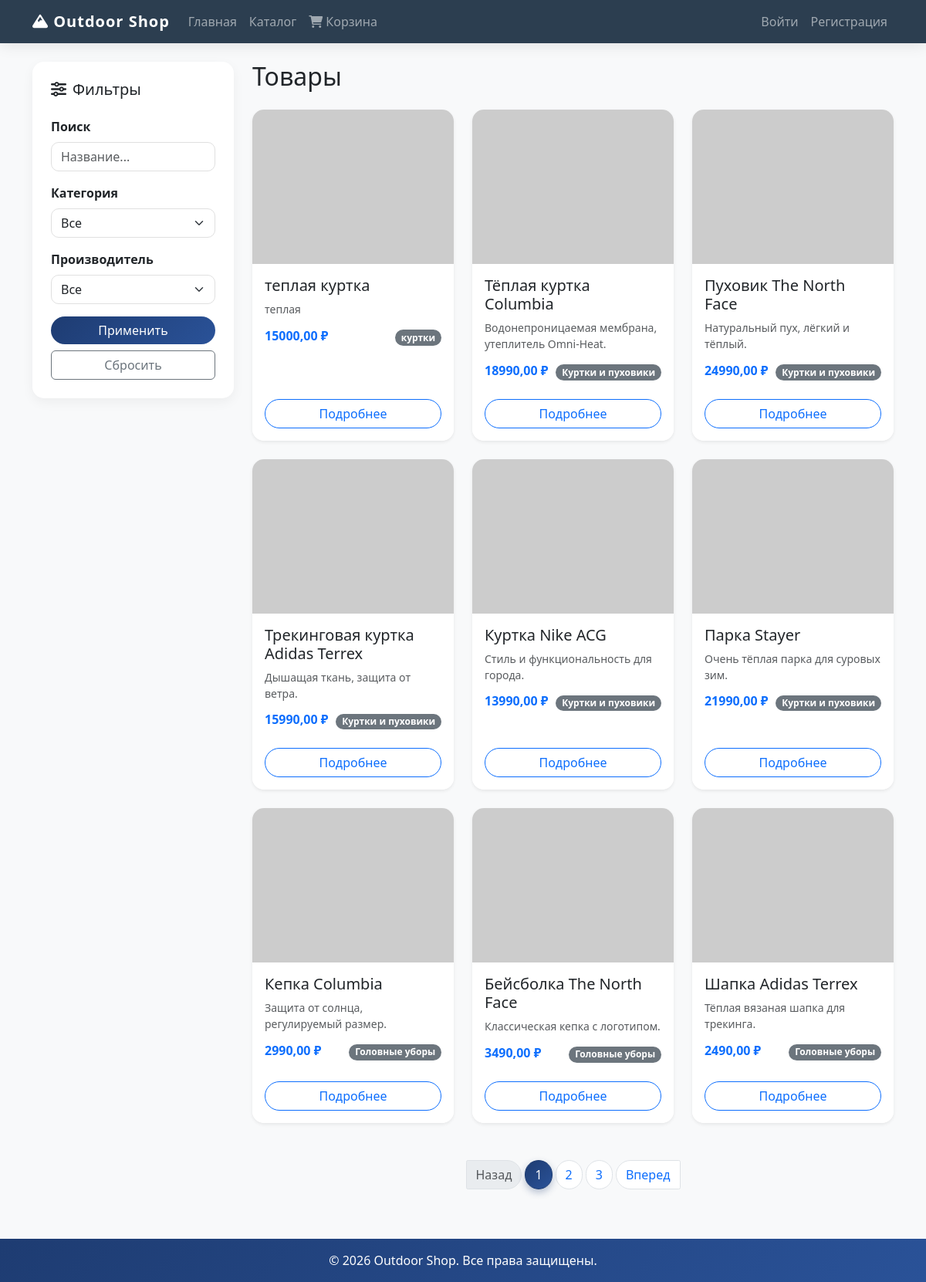
Page /catalog/ on the committed database.
### shop/models.py (models this page shows, shortened)
class Product(models.Model):
    name = models.CharField(max_length=200, verbose_name="Название товара")
    description = models.TextField(verbose_name="Описание")
    product_image = models.ImageField(upload_to='products/', blank=True, null=True, verbose_name="Фото товара")
    price = models.DecimalField(max_digits=10, decimal_places=2, validators=[MinValueValidator(0)], verbose_name="Цена")
    stock = models.IntegerField(validators=[MinValueValidator(0)], verbose_name="Количество на складе")
    category = models.ForeignKey(Category, on_delete=models.CASCADE, related_name='products', verbose_name="Категория")
    manufacturer = models.ForeignKey(Manufacturer, on_delete=models.CASCADE, related_name='products', verbose_name="Производитель")
    class Meta: verbose_name_plural = "Товары"

class Category(models.Model):
    name = models.CharField(max_length=100, verbose_name="Название")
    description = models.TextField(blank=True, verbose_name="Описание")
    class Meta: verbose_name_plural = "Категории"

### shop/views.py (the view)
# urls.py: path('catalog/', views.product_list, name='product_list'),
def product_list(request):
    products = Product.objects.all()
    category_id = request.GET.get('category')
    if category_id: products = products.filter(category_id=category_id)
    manufacturer_id = request.GET.get('manufacturer')
    if manufacturer_id: products = products.filter(manufacturer_id=manufacturer_id)
    search_query = request.GET.get('q')
    if search_query: products = products.filter(Q(name__icontains=search_query) | Q(description__icontains=search_query))
    from django.core.paginator import Paginator
    paginator = Paginator(products, 9)
    page_number = request.GET.get('page')
    page_obj = paginator.get_page(page_number)
    return render(request, 'shop/catalog.html', {
        'page_obj': page_obj,
        'categories': Category.objects.all(),
        'manufacturers': Manufacturer.objects.all(),
    })

### shop/templates/shop/catalog.html (shortened to what this page needs)
{% extends 'base.html' %}
{% block content %}
    <div class="row">
        <div class="col-md-3">
            <div class="filter-sidebar p-4">
                <h5 class="card-title mb-4"><i class="fas fa-sliders-h me-2"></i>Фильтры</h5>
                <form method="get">
                    <div class="mb-3">
                        <label for="search" class="form-label fw-bold">Поиск</label>
                        <input type="text" name="q" id="search" class="form-control" placeholder="Название..." value="{{ request.GET.q }}">
                    </div>
                    <div class="mb-3">
                        <label for="category" class="form-label fw-bold">Категория</label>
                        <select name="category" id="category" class="form-select">
                            <option value="">Все</option>
                        </select>
                    </div>
                    <div class="mb-3">
                        <label for="manufacturer" class="form-label fw-bold">Производитель</label>
                        <select name="manufacturer" id="manufacturer" class="form-select">
                            <option value="">Все</option>
                        </select>
                    </div>
                    <button type="submit" class="btn btn-primary w-100">Применить</button>
                    <a href="{% url 'product_list' %}" class="btn btn-outline-secondary w-100 mt-2">Сбросить</a>
                </form>
            </div>
        </div>
        <div class="col-md-9">
            <h2 class="mb-4 animate-on-scroll">Товары</h2>
            <div class="row row-cols-1 row-cols-sm-2 row-cols-lg-3 g-4">
                {% for product in page_obj %}
                <div class="col animate-on-scroll delay-{{ forloop.counter|add:5 }}">
                    <div class="card h-100 shadow-sm">
                        {% if product.product_image %}
                            <img src="{{ product.product_image.url }}" class="card-img-top" alt="{{ product.name }}" style="height: 200px; object-fit: cover;">
                        {% else %}
                            <img src="https://via.placeholder.com/300x200?text=No+Image" class="card-img-top" alt="No image" style="height: 200px; object-fit: cover;">
                        {% endif %}
                        <div class="card-body">
                            <h5 class="card-title">{{ product.name }}</h5>
                            <p class="card-text text-muted small">{{ product.description|truncatechars:50 }}</p>
                            <div class="d-flex justify-content-between align-items-center">
                                <h6 class="card-subtitle mb-0 text-primary fw-bold">{{ product.price }} ₽</h6>
                                <span class="badge bg-secondary rounded-pill">{{ product.category.name }}</span>
                            </div>
                        </div>
                        <div class="card-footer bg-white border-0 pb-3">
                            <a href="{% url 'product_detail' product.id %}" class="btn btn-outline-primary w-100">Подробнее</a>
                        </div>
                    </div>
                </div>
                {% endfor %}
            </div>
            {% if page_obj.has_other_pages %}
            <nav aria-label="Page navigation" class="mt-5 animate-on-scroll">
                <ul class="pagination justify-content-center">
                    {% if page_obj.has_previous %}
                        <li class="page-item"><a class="page-link" href="?page={{ page_obj.previous_page_number }}&{{ request.GET.urlencode }}">Назад</a></li>
                    {% else %}
                        <li class="page-item disabled"><span class="page-link">Назад</span></li>
                    {% endif %}
                    {% for num in page_obj.paginator.page_range %}
                        {% if page_obj.number == num %}
                            <li class="page-item active"><span class="page-link">{{ num }}</span></li>
                        {% elif num > page_obj.number|add:'-3' and num < page_obj.number|add:'3' %}
                            <li class="page-item"><a class="page-link" href="?page={{ num }}&{{ request.GET.urlencode }}">{{ num }}</a></li>
                        {% endif %}
                    {% endfor %}
                    {% if page_obj.has_next %}
                        <li class="page-item"><a class="page-link" href="?page={{ page_obj.next_page_number }}&{{ request.GET.urlencode }}">Вперед</a></li>
                    {% else %}
                        <li class="page-item disabled"><span class="page-link">Вперед</span></li>
                    {% endif %}
                </ul>
            </nav>
            {% endif %}
        </div>
    </div>
{% endblock %}

### shop/static/css/style.css (style rules this page uses)
body { background-color: #f8f9fa; font-family: 'Segoe UI', Tahoma, Geneva, Verdana, sans-serif; overflow-x: hidden; }
.animate-on-scroll { opacity: 0; animation: fadeInUp 0.8s ease-out forwards; }
.delay-6 { animation-delay: 0.6s; }
.card { transition: all 0.4s cubic-bezier(0.175, 0.885, 0.32, 1.275); border: none; border-radius: 15px; overflow: hidden; background: white; }
.card-img-top { transition: transform 0.6s ease; }
.card-footer { background: transparent; border-top: 1px solid #f0f0f0; }
.btn-outline-primary { transition: all 0.3s ease; border-radius: 50px; }
.filter-sidebar { background: white; border-radius: 15px; box-shadow: 0 5px 15px rgba(0,0,0,0.05); position: sticky; top: 20px; }
.pagination .page-link { border-radius: 50px; margin: 0 5px; transition: all 0.3s ease; }
.pagination .page-item.active .page-link { background: linear-gradient(135deg, #1e3c72, #2a5298); border-color: #1e3c72; box-shadow: 0 4px 10px rgba(30, 60, 114, 0.3); }
.form-control, .form-select { border-radius: 10px; border: 1px solid #e0e0e0; transition: all 0.3s ease; }
.btn-primary { background: linear-gradient(135deg, #1e3c72, #2a5298); border: none; border-radius: 50px; transition: all 0.3s ease; }

### rows in the picture
Product: name "теплая куртка", description "теплая", price "15000,00", category.name "куртки"
Product: name "Тёплая куртка Columbia", description "Водонепроницаемая мембрана, утеплитель Omni-Heat.", price "18990,00", category.name "Куртки и пуховики"
Product: name "Пуховик The North Face", description "Натуральный пух, лёгкий и тёплый.", price "24990,00", category.name "Куртки и пуховики"
Product: name "Трекинговая куртка Adidas Terrex", description "Дышащая ткань, защита от ветра.", price "15990,00", category.name "Куртки и пуховики"
Product: name "Куртка Nike ACG", description "Стиль и функциональность для города.", price "13990,00", category.name "Куртки и пуховики"
Product: name "Парка Stayer", description "Очень тёплая парка для суровых зим.", price "21990,00", category.name "Куртки и пуховики"
Product: name "Кепка Columbia", description "Защита от солнца, регулируемый размер.", price "2990,00", category.name "Головные уборы"
Product: name "Бейсболка The North Face", description "Классическая кепка с логотипом.", price "3490,00", category.name "Головные уборы"
Product: name "Шапка Adidas Terrex", description "Тёплая вязаная шапка для трекинга.", price "2490,00", category.name "Головные уборы"

### other values in the picture
{{ num }} "1"
{{ num }} "2" "3"
